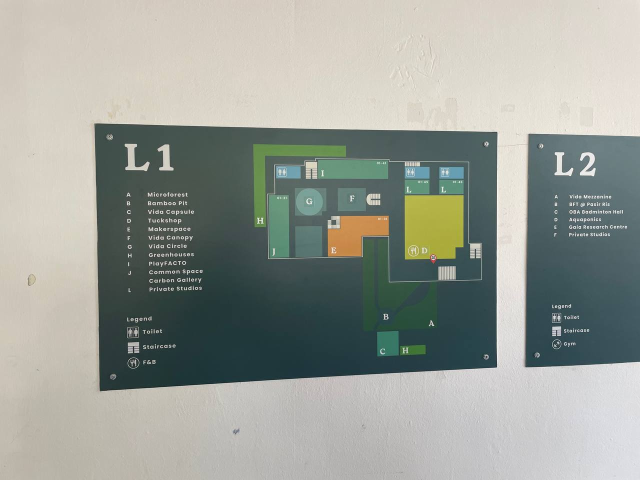
#> input picture syds_backend/pythons/OCRWithFloorPlan/floorplans/L1.jpg, 1280 x 960 px (shown at 1/2 size); its folder holds only this picture in this run
$ jupyter execute --allow-errors OCR.ipynb
#> lines starting #> are read from the running program, lines starting #| are printed output that depends on the picture; after the words box and inside, x2 and y2 are one past the last pixel; in counts of white or black regions, pixels touching at a corner belong together
### Finding the map given an image

[cell 1]
import cv2
import numpy as np
from matplotlib import pyplot as plt
import os

def order_points(pts):
    # Order the points in the following order: top-left, top-right, bottom-right, bottom-left.
    rect = np.zeros((4, 2), dtype="float32")

    s = pts.sum(axis=1)
    rect[0] = pts[np.argmin(s)]  # top-left
    rect[2] = pts[np.argmax(s)]  # bottom-right

    diff = np.diff(pts, axis=1)
    rect[1] = pts[np.argmin(diff)]  # top-right
    rect[3] = pts[np.argmax(diff)]  # bottom-left

    return rect

def four_point_transform(image, pts):
	rect = order_points(pts)
	(tl, tr, br, bl) = rect
	widthA = np.sqrt(((br[0] - bl[0]) ** 2) + ((br[1] - bl[1]) ** 2))
	widthB = np.sqrt(((tr[0] - tl[0]) ** 2) + ((tr[1] - tl[1]) ** 2))
	maxWidth = max(int(widthA), int(widthB))
	heightA = np.sqrt(((tr[0] - br[0]) ** 2) + ((tr[1] - br[1]) ** 2))
	heightB = np.sqrt(((tl[0] - bl[0]) ** 2) + ((tl[1] - bl[1]) ** 2))
	maxHeight = max(int(heightA), int(heightB))
	dst = np.array([
		[0, 0],
		[maxWidth - 1, 0],
		[maxWidth - 1, maxHeight - 1],
		[0, maxHeight - 1]], dtype = "float32")
	# compute the perspective transform matrix and then apply it
	M = cv2.getPerspectiveTransform(rect, dst)
	warped = cv2.warpPerspective(image, M, (maxWidth, maxHeight))
	# return the warped image
	return warped


def draw_dots_on_largest_rectangle(source):
    """
    Finds the largest rectangle in 'image' and draws red dots on its corners.
    Modifies the image in-place and returns it.
    """
    image = cv2.imread(source)
    if image is None:
        return None

    rect = find_largest_quadrilateral(image)
    if rect is not None:
        # rect has shape (4,1,2)
        corners = rect.reshape((4, 2))  # Now it's (4,2)
        corners = order_points(corners)
        # Then draw your circles
        for (x, y) in corners:
            cv2.circle(image, (int(x), int(y)), 5, (0, 0, 255), -1)
    return image

def find_largest_quadrilateral(image):
    """
    Finds the largest 4-sided contour (quadrilateral) in the image.
    Returns the approximated contour (4 points) if found, otherwise returns None.
    """
    # Convert to grayscale
    gray = cv2.cvtColor(image, cv2.COLOR_BGR2GRAY)
    # Apply Gaussian blur to reduce noise
    blurred = cv2.GaussianBlur(gray, (5, 5), 0)
    # Edge detection with Canny
    edged = cv2.Canny(blurred, 50, 200)

    # Use a morphological closing to help join broken edges
    kernel = cv2.getStructuringElement(cv2.MORPH_RECT, (5, 5))
    closed = cv2.morphologyEx(edged, cv2.MORPH_CLOSE, kernel)

    # Find contours in the edged image
    contours, _ = cv2.findContours(closed.copy(), cv2.RETR_EXTERNAL, cv2.CHAIN_APPROX_SIMPLE)

    largest_area = 0
    best_approx = None
    # Loop over the contours
    for cnt in contours:
        # Approximate the contour to a polygon
        peri = cv2.arcLength(cnt, True)
        approx = cv2.approxPolyDP(cnt, 0.02 * peri, True)

        # Check if it has 4 points
        if len(approx) == 4:
            area = cv2.contourArea(approx)
            if area > largest_area:
                largest_area = area
                best_approx = approx

    return best_approx


def process_image(source):
    image = cv2.imread(source)
    if image is None:
        print("Could not open image:", source)
        return None
    else:
        rect = find_largest_quadrilateral(image)
        if rect is not None:
            # rect has shape (4,1,2)
            corners = rect.reshape((4, 2))  # Now it's (4,2)
            corners = order_points(corners)
            transformed_image = four_point_transform(image, corners)
            return transformed_image


def batch_process(path, show=False):
    warped_images = []
    dotted_images = []
    for image in os.listdir(path):
        source = os.path.join(path, image)
        dotted_image = draw_dots_on_largest_rectangle(source)
#> in draw_dots_on_largest_rectangle, image is the input picture: shape (960, 1280, 3); mean B, G, R 151.2, 158.5, 153.9
#> in find_largest_quadrilateral, `gray = cv2.cvtColor(image, cv2.COLOR_BGR2GRAY)`:
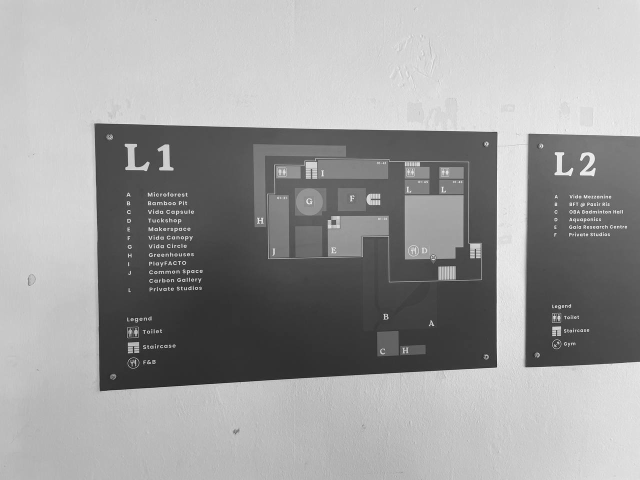
#> gray: shape (960, 1280) (shown at 1/2 size); min 1, max 255, mean 156.2
#> in find_largest_quadrilateral, `edged = cv2.Canny(blurred, 50, 200)`:
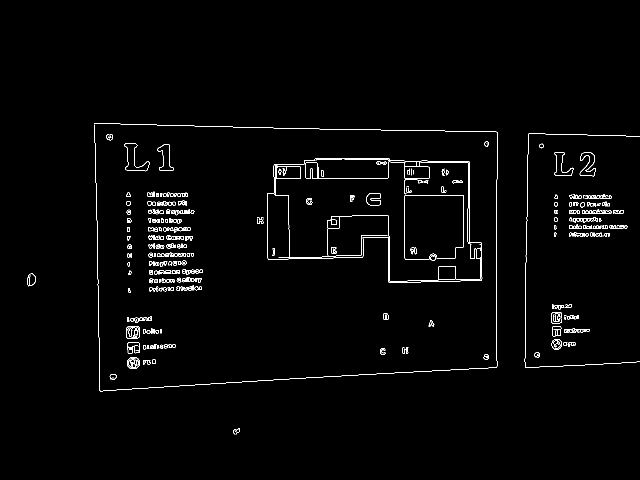
#> edged: shape (960, 1280) (shown at 1/2 size); 1.5% white in thin lines or dots, all inside (x1, y1, x2, y2) = (55, 246, 1280, 869)
#> in find_largest_quadrilateral, `closed = cv2.morphologyEx(edged, cv2.MORPH_CLOSE, kernel)`:
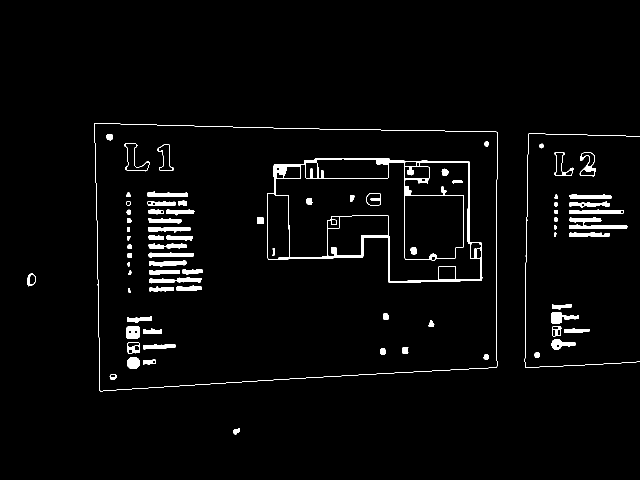
#> closed: shape (960, 1280) (shown at 1/2 size); 2.6% white; 78 white regions
#> in find_largest_quadrilateral, `contours, _ = cv2.findContours(closed.copy(), cv2.RETR_EXTERNAL, cv2.C..`: contours = 24 contours, 1 with area under 20; largest, box (x1, y1, x2, y2) and area: (188, 246, 995, 783) 400631, (1138, 434, 1255, 458) 1066, (1159, 304, 1192, 353) 887, (1109, 304, 1147, 352) 740, (1138, 419, 1247, 428) 640
#> the loop in find_largest_quadrilateral, `for cnt in contours:` made 24 passes
#> (peri, area, largest_area, best_approx) on passes 4, 5, 15, 24: (117.3, 275, 275, [[1128, 658], [1128, 665], [1178, 662], [1178, 658]]), (71.9, 297.5, 297.5, [[1121, 653], [1104, 654], [1104, 671], [1121, 671]]), (242.8, 684, 684, [[1246, 420], [1139, 420], [1138, 426], [1241, 427]]), (2640.5, 401834, 401834, [[188, 247], [200, 782], [993, 734], [994, 264]])
#> after the loop in find_largest_quadrilateral, `for cnt in contours:`: largest_area = 401834
#> in draw_dots_on_largest_rectangle, `rect = find_largest_quadrilateral(image)`: rect = [[188, 247], [200, 782], [993, 734], [994, 264]]
#> in order_points, `s = pts.sum(axis=1)`: s = [435, 982, 1727, 1258]
#> in order_points, `diff = np.diff(pts, axis=1)`: diff = [59, 582, -259, -730]
#> in draw_dots_on_largest_rectangle, `corners = order_points(corners)`: corners = [[188, 247], [994, 264], [993, 734], [200, 782]]
#> the loop in draw_dots_on_largest_rectangle, `for (x, y) in corners:` made 4 passes
        warped_image = process_image(source)
#> the loop in find_largest_quadrilateral (call 2), `for cnt in contours:` made 24 passes
#> in process_image, `rect = find_largest_quadrilateral(image)`: rect = [[188, 247], [200, 782], [993, 734], [994, 264]]
#> in process_image, `corners = order_points(corners)`: corners = [[188, 247], [994, 264], [993, 734], [200, 782]]
#> in four_point_transform, `(tl, tr, br, bl) = rect`: tl = [188, 247]; tr = [994, 264]; br = [993, 734]; bl = [200, 782]
#> in four_point_transform, `widthA = np.sqrt(((br[0] - bl[0]) ** 2) + ((br[1] - bl[1]) ** 2))`: widthA = 794.5
#> in four_point_transform, `widthB = np.sqrt(((tr[0] - tl[0]) ** 2) + ((tr[1] - tl[1]) ** 2))`: widthB = 806.2
#> in four_point_transform, `maxWidth = max(int(widthA), int(widthB))`: maxWidth = 806
#> in four_point_transform, `heightA = np.sqrt(((tr[0] - br[0]) ** 2) + ((tr[1] - br[1]) ** 2))`: heightA = 470
#> in four_point_transform, `heightB = np.sqrt(((tl[0] - bl[0]) ** 2) + ((tl[1] - bl[1]) ** 2))`: heightB = 535.1
#> in four_point_transform, `maxHeight = max(int(heightA), int(heightB))`: maxHeight = 535
#> in four_point_transform, `dst = np.array([ [0, 0], [maxWidth - 1, 0], [maxWidth - 1, maxHeight -..`: dst = [[0, 0], [805, 0], [805, 534], [0, 534]]
#> in four_point_transform, `M = cv2.getPerspectiveTransform(rect, dst)`: M = [[0.847, -0.019, -154.5], [-0.02, 0.949, -230.6], [-0.000147, -2.61e-05, 1]]
#> in four_point_transform, `warped = cv2.warpPerspective(image, M, (maxWidth, maxHeight))`:
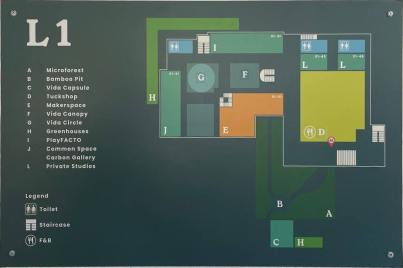
#> warped: shape (535, 806, 3) (shown at 1/2 size); mean B, G, R 82.5, 91.5, 73.9

        warped_images.append(warped_image)
        dotted_images.append(dotted_image)

    if show:
        for image in warped_images:
            if image is not None:
                # plt.subplot(222)
                plt.figure(figsize=(8, 6))
                plt.imshow(cv2.cvtColor(image, cv2.COLOR_BGR2RGB))
                plt.title('Flattened Rectangle')
                plt.xticks([]), plt.yticks([])
                plt.show()
#> this loop made 1 pass
        # [7 lines of commented-out code are left out]
    return warped_images


focused_images = batch_process("floorplans", show=True)
#> focused_images = 1 item

### Extracting out largest regions

[cell 2]
def extractLargestRegion(image):
    gray = cv2.cvtColor(image, cv2.COLOR_BGR2GRAY)
    binary = cv2.adaptiveThreshold(gray, 255, cv2.ADAPTIVE_THRESH_GAUSSIAN_C, cv2.THRESH_BINARY_INV, 15, 5)
    kernel = cv2.getStructuringElement(cv2.MORPH_RECT, (5,5))
    binary = cv2.morphologyEx(binary, cv2.MORPH_CLOSE, kernel)
    contours, _ = cv2.findContours(binary, cv2.RETR_EXTERNAL, cv2.CHAIN_APPROX_SIMPLE)
    filtered_contours = filter_contours(contours, image.shape[0] * image.shape[1])
    if filtered_contours:
        # Find the largest contour by area
        largest_contour = max(filtered_contours, key=cv2.contourArea)

        # Create a mask for the largest region
        mask = np.zeros_like(gray)
        cv2.drawContours(mask, [largest_contour], -1, 255, thickness=cv2.FILLED)
        mask_colored = cv2.cvtColor(mask, cv2.COLOR_GRAY2BGR)

        # Extract the region
        largest_region = cv2.bitwise_and(image, mask_colored)

        # Find bounding box around the extracted region
        x, y, w, h = cv2.boundingRect(largest_contour)
        cropped_region = largest_region[y:y+h, x:x+w]  # Crop to remove black areas

        return cropped_region
    else:
        print("No valid large contours detected.")


def plot_image(image):
    print(image.shape[:2])
    plt.figure(figsize=(12, 6))
    plt.subplot(1, 3, 1)
    plt.title("Original Image")
    plt.imshow(cv2.cvtColor(image, cv2.COLOR_BGR2RGB))
    plt.axis('off')
    plt.show()


def filter_contours(contours, image_area):
    valid_contours = []
    for cnt in contours:
        area = cv2.contourArea(cnt)
        if area < image_area * 0.01:
            continue

        x,y,w,h = cv2.boundingRect(cnt)
        aspect_ratio = float(w)/h
        if not (0.3 < aspect_ratio < 3.5):
            continue

        hull = cv2.convexHull(cnt)
        hull_area =  cv2.contourArea(hull)
        solidarity = area/float(hull_area) if hull_area > 0 else 0
        if solidarity < 0.6:
            continue

        valid_contours.append(cnt)

    return valid_contours

extracted_floorPlans = []
for image in focused_images:
    # print(image)
    extracted_floorPlans.append(extractLargestRegion(image))
#> this loop made 1 pass
#> (x in extractLargestRegion, y in extractLargestRegion, w in extractLargestRegion, h in extractLargestRegion) on pass 1: (289, 33, 487, 308)
#> pass 1, in extractLargestRegion, `gray = cv2.cvtColor(image, cv2.COLOR_BGR2GRAY)`:
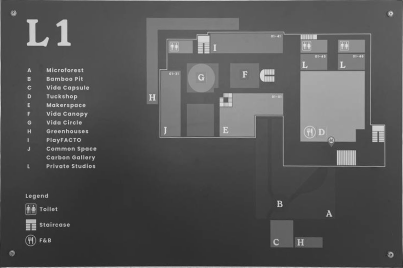
#> gray: shape (535, 806) (shown at 1/2 size); min 13, max 247, mean 85.2
#> pass 1, in extractLargestRegion, `binary = cv2.adaptiveThreshold(gray, 255, cv2.ADAPTIVE_THRESH_GAUSSIAN..`:
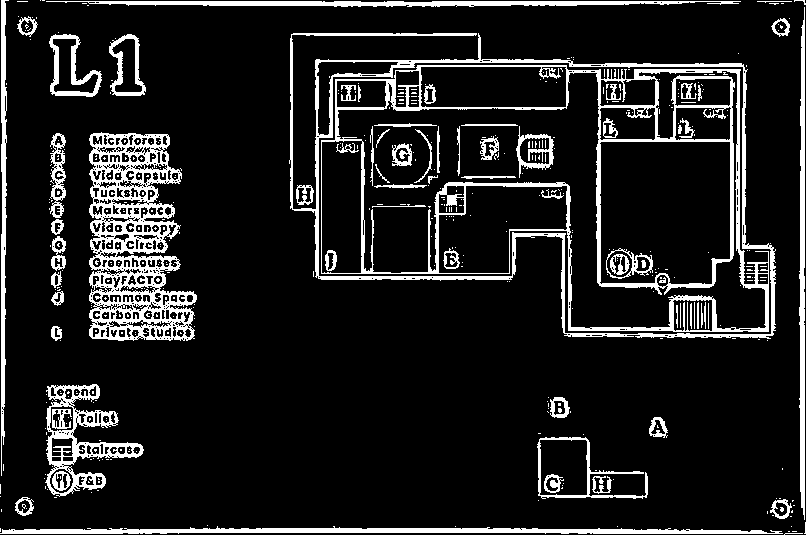
#> binary: shape (535, 806); 12.6% white; 470 white regions (401 under 20 px), largest, box (x1, y1, x2, y2) and area: (321, 65, 769, 332) 11544, (89, 132, 197, 341) 10523, (289, 33, 776, 339) 6974
#> pass 1, in extractLargestRegion, `binary = cv2.morphologyEx(binary, cv2.MORPH_CLOSE, kernel)`:
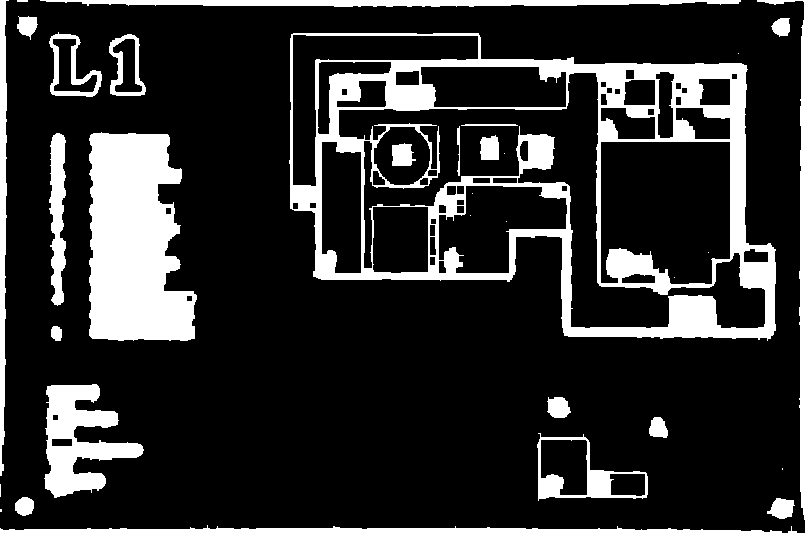
#> binary: shape (535, 806); 18.6% white; 32 white regions (10 under 20 px), largest, box (x1, y1, x2, y2) and area: (289, 33, 776, 341) 33932, (89, 132, 197, 341) 17637, (0, 0, 806, 535) 7973
#> pass 1, in extractLargestRegion, `mask_colored = cv2.cvtColor(mask, cv2.COLOR_GRAY2BGR)`:
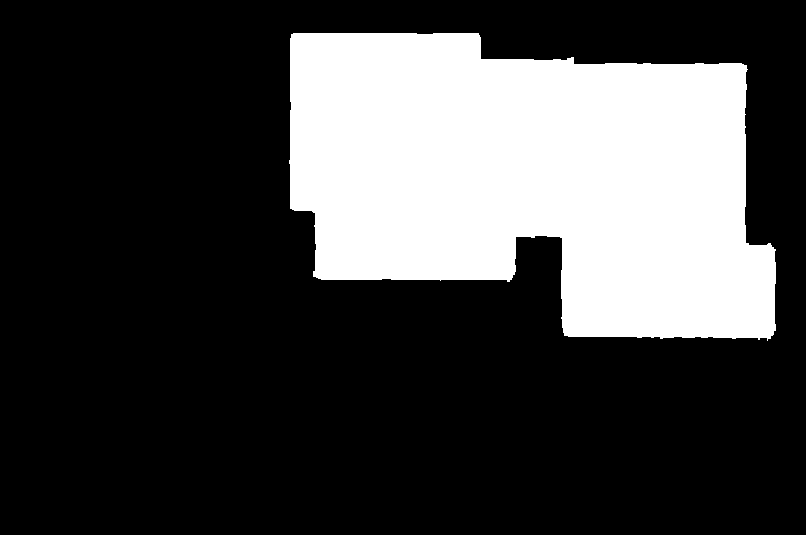
#> mask_colored: shape (535, 806, 3); 26.5% white; 1 white region, box (x1, y1, x2, y2) and area: (289, 33, 776, 341) 114450
#> after the loop, extracted_floorPlans = 1 item


for image in extracted_floorPlans:
    plot_image(image)
    height, width = image.shape[:2]
    print(height, width)
#> this loop made 1 pass
#> (height, width) on pass 1: (308, 487)
#> (printed output is left out)
#> (the rest of the program and of its run is left out)
